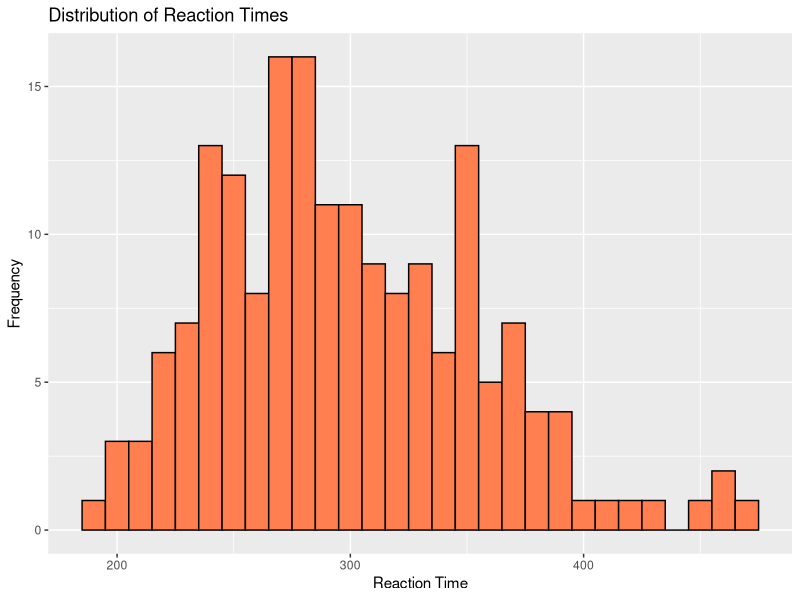
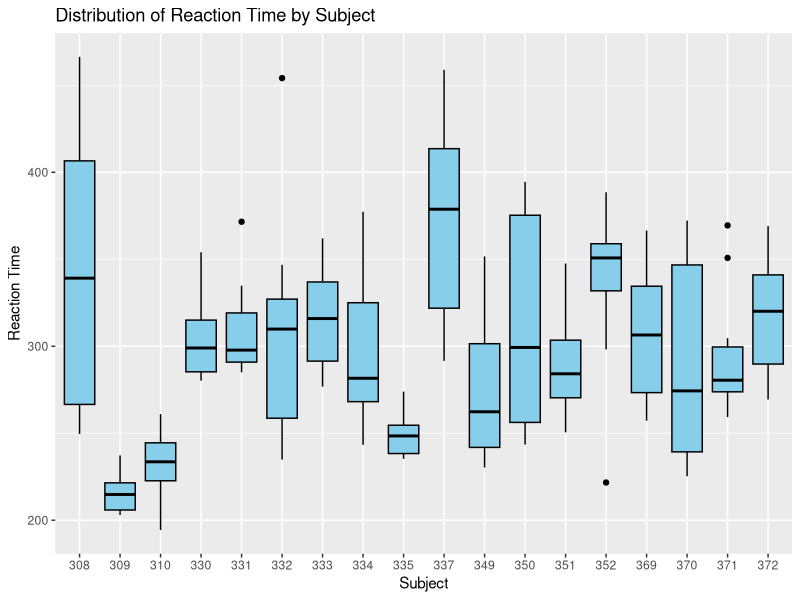
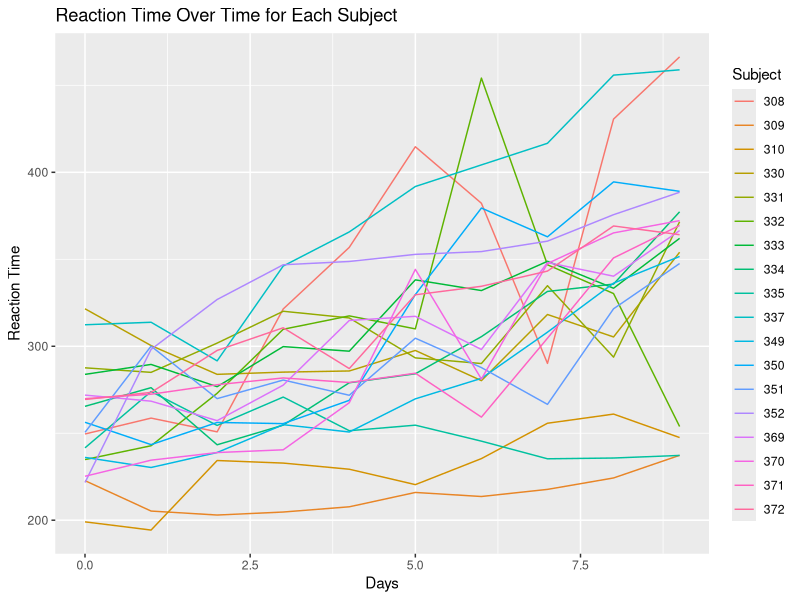
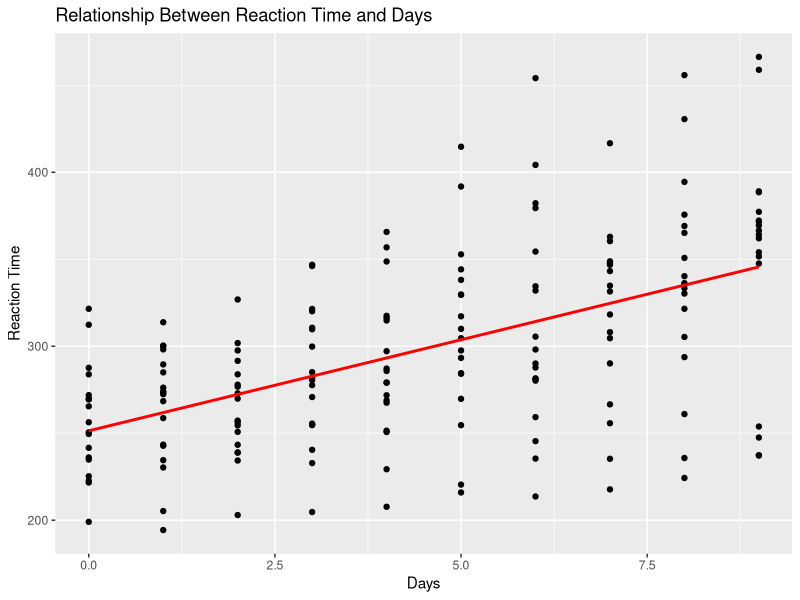
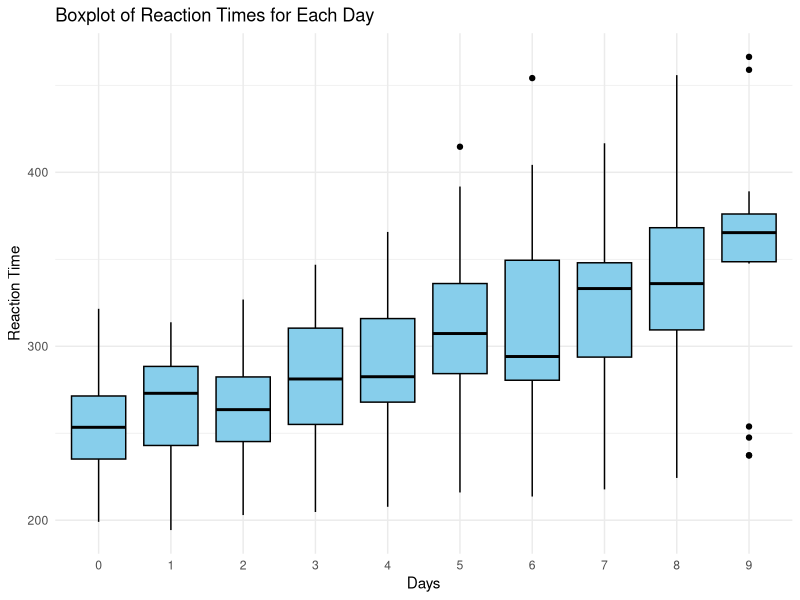
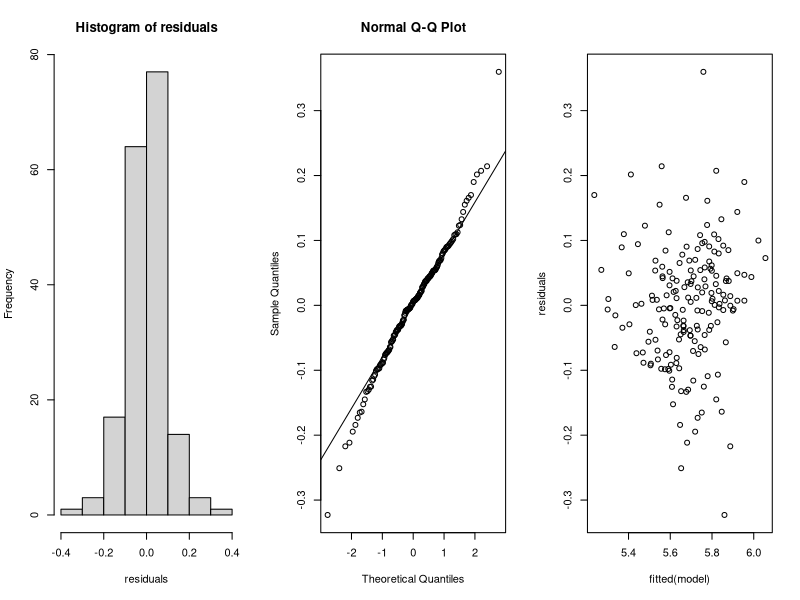

Write R code to recreate these figures, in order.
library(tidyverse)
library(dplyr)
library(ggplot2)
install.packages("Matrix")

#1. DATA EXPLORATION

#to load the data from base R
install.packages("lme4")
library(lme4)
data("sleepstudy")

# Checking the data structure
str(sleepstudy) 

#checking the first 6 rows in the dataset
head(sleepstudy) 
?sleepstudy
#viewing the all rows in the dataset
View(sleepstudy) 

#checking the definitions of variables in the data set
?sleepstudy

#data visualisation 

#reaction times distribution-Histogram
library(ggplot2)
ggplot(sleepstudy, aes(x = Reaction)) +
  geom_histogram(binwidth = 10, fill = "coral", color = "black") +
  labs(title = "Distribution of Reaction Times", x = "Reaction Time", y = "Frequency")
#here I am trying to visualize the distribution of the dependent variable(reaction times)using a histogram
#the reason is to check if the reaction time is normally distributed


# distribution of reaction time for each subject-boxplot
ggplot(sleepstudy, aes(x = factor(Subject), y = Reaction)) +
  geom_boxplot(fill = "skyblue", color = "black") +
  labs(title = "Distribution of Reaction Time by Subject",
       x = "Subject", y = "Reaction Time")


# Reaction time over days of sleep deprivation  for each subject-Line plot 
ggplot(sleepstudy, aes(x = Days, y = Reaction, group = Subject, color = Subject)) +
  geom_line() +
  labs(title = "Reaction Time Over Time for Each Subject",
       x = "Days", y = "Reaction Time")



#2 DESCRIPTVE STATISTICS*****

# Summary statistics for Reaction time
summary(sleepstudy[, c("Reaction" )])

#Standard deviation for reaction time 
sd_reaction <- sd(sleepstudy$Reaction)
sd_reaction

# Summary statistics for days
summary(sleepstudy[, c( "Days")])
#Standard deviation for days
sd_days <- sd(sleepstudy$Days)
sd_days

#  relationship between reaction time and days-Scatter plot with a regression line
ggplot(sleepstudy, aes(x = Days, y = Reaction)) +
  geom_point() +
  geom_smooth(method = "lm", se = FALSE, color = "red") +
  labs(title = "Relationship Between Reaction Time and Days",
       x = "Days", y = "Reaction Time")
#I try to visualize the relationship between the reaction time and the number of days of sleep deprivation
#the scater plot shows a positive relationship between the number of days of sleep deprivation and the reaction time.
#it means, the more participants were deprived of sleep(sleep deprivavtion increases), the the more the reaction time increases.
#Thus, as the number of days of sleep deprivation increases, the more their response time increases.


# Reaction Times for each day-Boxplot
ggplot(sleepstudy, aes(x = factor(Days), y = Reaction)) +
  geom_boxplot(fill = "skyblue", color = "black") +
  labs(title = "Boxplot of Reaction Times for Each Day", x = "Days", y = "Reaction Time") +
  theme_minimal()

#The relationship between reaction time and the day of sleep deprivation is positive ; The average reaction time increases with days of sleep deprivation. 

# Fitting linear mixed-effects model using lmer
library(lme4)
# Logarithmic transformation
sleepstudy$LogReaction <- log(sleepstudy$Reaction) 
sleepstudy$LogReaction
# becuase the dependent variable, reactions time distribution was not normal
#I have to transform the variable using log function


#Linear Mixed Models: 
model <- lmer(LogReaction ~ Days + (1|Subject), data = sleepstudy)
summary(model)

 #residuals analysis
residuals <- residuals(model)
residuals 

#Plotted residuals analysis

par(mfrow = c(1,3))

hist(residuals)

qqnorm(residuals)

qqline(residuals)

plot(fitted(model),residuals)
